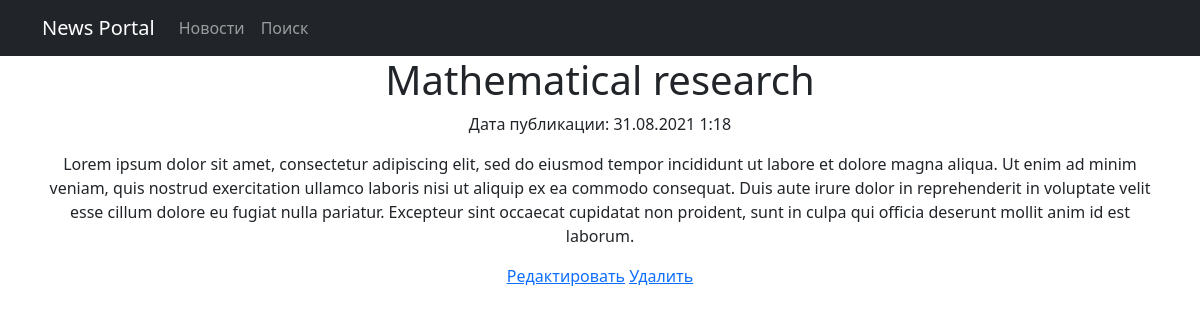
Screenshot of /news/3 with the database file from the repository.
### newapp/models.py (models this page shows, shortened)
class Post(models.Model):
    author = models.ForeignKey(Author, on_delete=models.CASCADE)
    ARTICLE = "AR"
    NEWS = "NE"
    TYPE = [
        (ARTICLE, "Статья"),
        (NEWS, "Новость")
    ]
    type = models.CharField(max_length=2, choices=TYPE, default=ARTICLE)
    timeCreation = models.DateTimeField(auto_now_add=True)
    categories = models.ManyToManyField(Category, through="PostCategory")
    title = models.CharField(max_length=128)
    text = models.TextField()
    rating = models.SmallIntegerField(default=0)

### newapp/views.py (the view)
# urls.py: path('<int:pk>', PostDetail.as_view(), name='post_detail'),
class PostDetail(DetailView):
    model = Post
    template_name = 'post.html'
    context_object_name = 'post'

### newapp/templatetags/custom_filters.py (called while the page is built)
@register.filter(name='censor')
def censor(value, arg):
    obscenity = ['блять']
    list_value = value.split()
    for i in range(len(list_value)):
        if list_value[i] in obscenity:
            list_value[i] = arg
    return " ".join(list_value)

### templates/post.html (shortened to what this page needs)
{% extends 'default.html' %}
{% load custom_filters %}
{% block content %}
<h1>{{ post.title|censor:"" }}</h1>
<p>Дата публикации: {{ post.timeCreation|date:"d.m.Y f" }}</p>
<p>{{ post.text|censor:"" }}</p>
<a href="{% url 'post_edit' post.id %}"><u>Редактировать</u></a>
<a href="{% url 'post_delete' post.id %}"><u>Удалить</u></a>
{% endblock content %}

### rows the page displays
Post: title|censor "Mathematical research", timeCreation "31.08.2021 1:18", text|censor "Lorem ipsum dolor sit amet, consectetur adipiscing elit, sed do eiusmod tempor incididunt ut labore et dolore magna aliqua. Ut enim ad minim veniam, quis nostrud exercitation ullamco laboris nisi ut aliquip ex ea commodo consequat. Duis aute irure dolor in reprehenderit in voluptate velit esse cillum dolore eu fugiat nulla pariatur. Excepteur sint occaecat cupidatat non proident, sunt in culpa qui officia deserunt mollit anim id est laborum."
